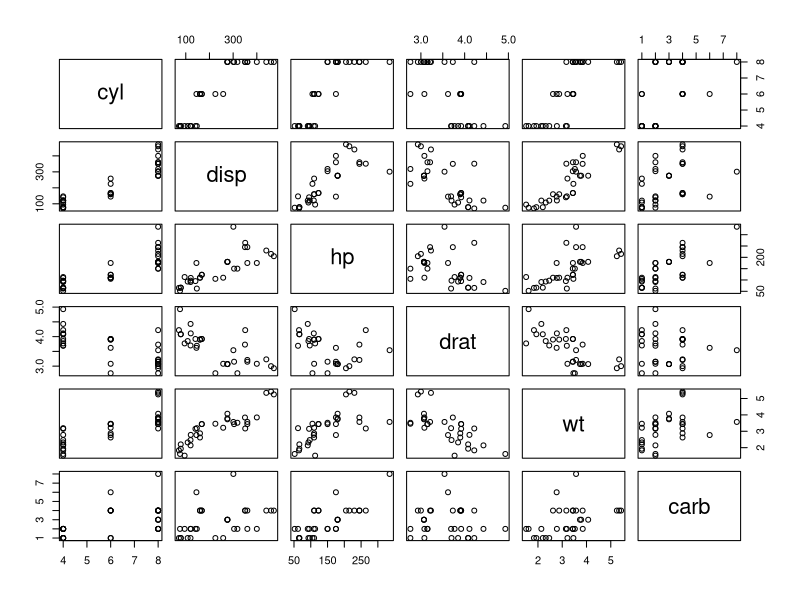
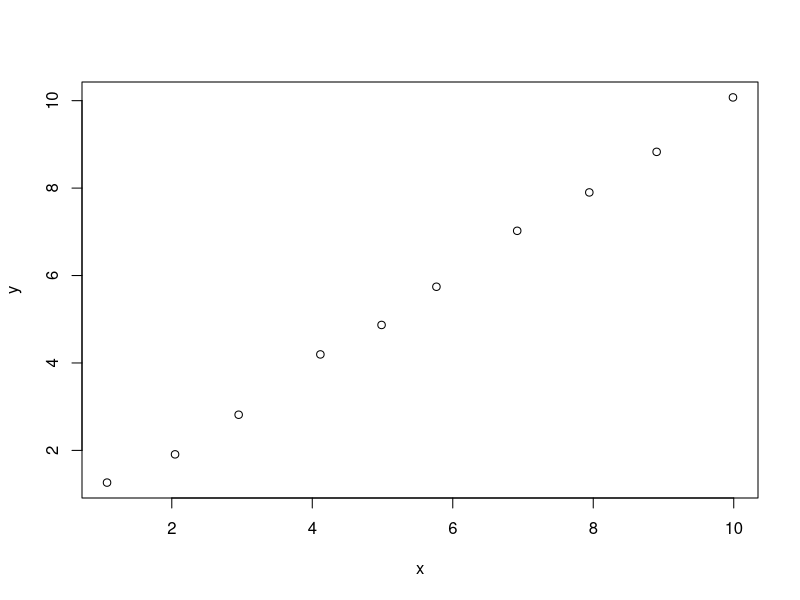
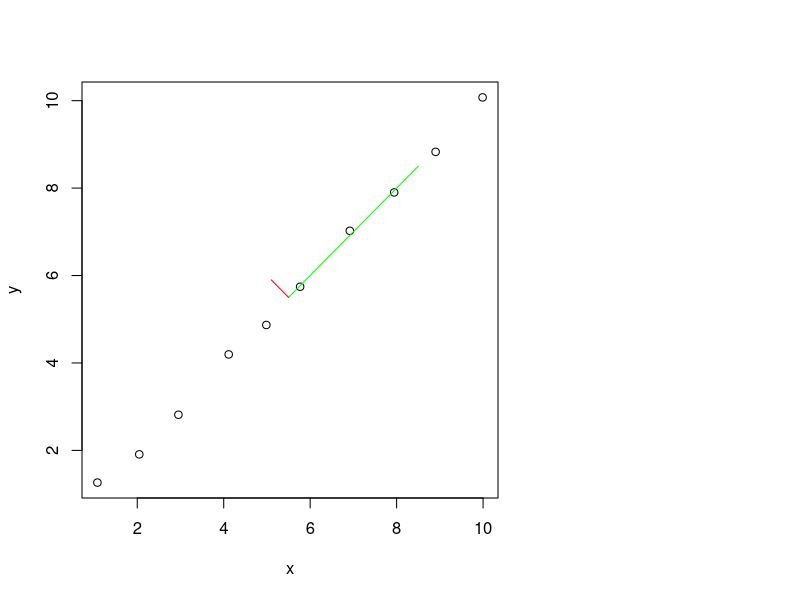
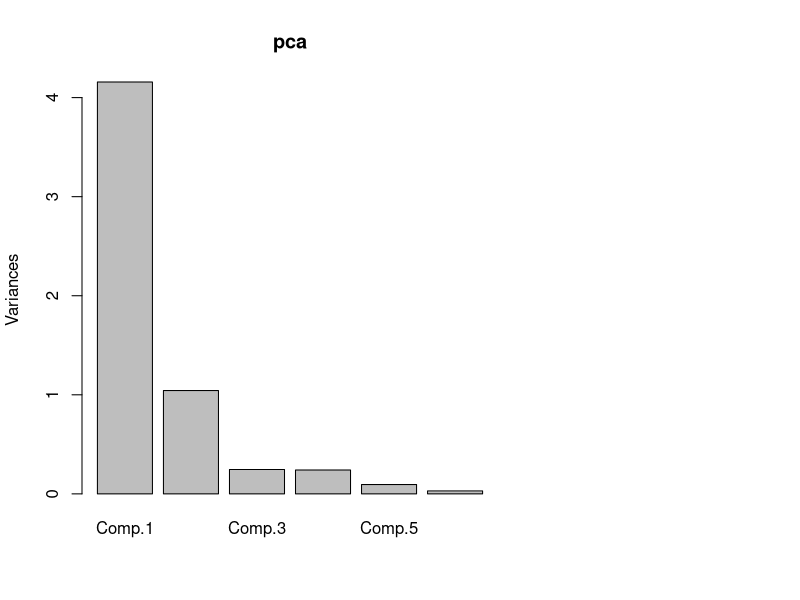
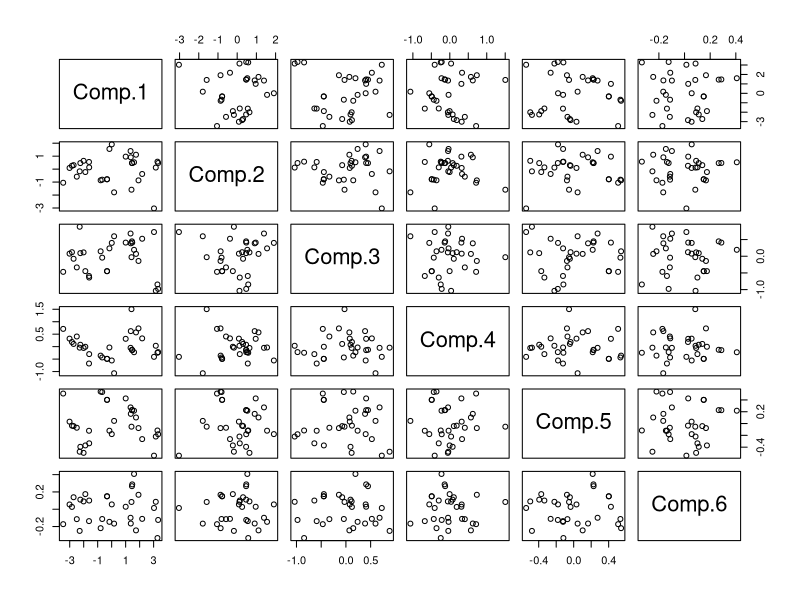

The R script that drew these images, in order:
## ---- chunk 1
data(mtcars)
xs <- mtcars[,c(2,3,4,5,6,11)]
summary(xs)
cor(xs)
plot(as.data.frame(xs))
## ---- chunk 2
x <- 1:10 + rnorm(10,0,.1)
y <- x + rnorm(10,0,.1)
data.frame(x,y)
## ---- chunk 3
plot(x,y)
## ---- chunk 4
par(mar=c(5,4,4,15)+.1)
plot(x,y)
lines(c(5.5,8.5), c(5.5,8.5), col='green')
lines(c(5.5,5.1), c(5.5,5.9), col='red')
## ---- chunk 5
xs.z <- apply (xs, 2, scale)
pca <- princomp(xs.z)
plot(pca)
## ---- chunk 6
pca$loadings[,1:2]
## ---- chunk 7
plot(as.data.frame(pca$scores))
round(cor(pca$scores), 5)  #round to the nearest .00001
## ---- chunk 8
fit <- lm(log(mtcars$mpg) ~ pca$scores[,1] + pca$scores[,2])
summary(fit)
